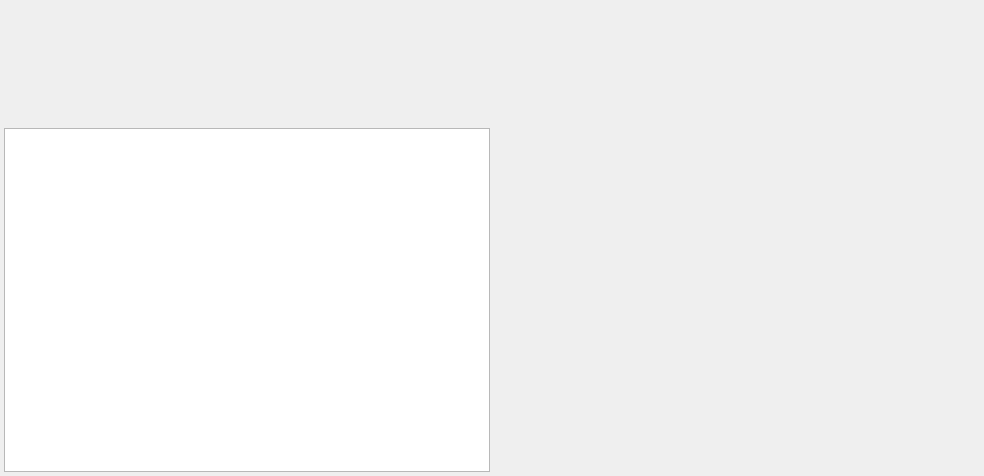
<?xml version="1.0" encoding="UTF-8"?>
<ui version="4.0">
 <class>Window</class>
 <widget class="QWidget" name="Window">
  <property name="geometry">
   <rect>
    <x>0</x>
    <y>0</y>
    <width>984</width>
    <height>476</height>
   </rect>
  </property>
  <property name="sizePolicy">
   <sizepolicy hsizetype="Expanding" vsizetype="Expanding">
    <horstretch>0</horstretch>
    <verstretch>0</verstretch>
   </sizepolicy>
  </property>
  <property name="windowTitle">
   <string>Security reinforcement</string>
  </property>
  <layout class="QVBoxLayout" name="verticalLayout">
   <property name="spacing">
    <number>4</number>
   </property>
   <property name="leftMargin">
    <number>4</number>
   </property>
   <property name="topMargin">
    <number>4</number>
   </property>
   <property name="rightMargin">
    <number>4</number>
   </property>
   <property name="bottomMargin">
    <number>4</number>
   </property>
   <item>
    <widget class="QWidget" name="m_banner" native="true">
     <property name="sizePolicy">
      <sizepolicy hsizetype="Preferred" vsizetype="Fixed">
       <horstretch>0</horstretch>
       <verstretch>0</verstretch>
      </sizepolicy>
     </property>
     <property name="minimumSize">
      <size>
       <width>0</width>
       <height>120</height>
      </size>
     </property>
     <property name="maximumSize">
      <size>
       <width>16777215</width>
       <height>120</height>
      </size>
     </property>
     <layout class="QHBoxLayout" name="horizontalLayout">
      <property name="leftMargin">
       <number>0</number>
      </property>
      <property name="topMargin">
       <number>0</number>
      </property>
      <property name="rightMargin">
       <number>0</number>
      </property>
      <property name="bottomMargin">
       <number>0</number>
      </property>
      <item>
       <widget class="KS::Navigation" name="m_navigation" native="true">
        <layout class="QHBoxLayout" name="horizontalLayout_2">
         <property name="spacing">
          <number>0</number>
         </property>
         <property name="leftMargin">
          <number>8</number>
         </property>
         <property name="topMargin">
          <number>16</number>
         </property>
         <property name="rightMargin">
          <number>20</number>
         </property>
         <property name="bottomMargin">
          <number>0</number>
         </property>
        </layout>
       </widget>
      </item>
      <item>
       <spacer name="horizontalSpacer">
        <property name="orientation">
         <enum>Qt::Horizontal</enum>
        </property>
        <property name="sizeHint" stdset="0">
         <size>
          <width>40</width>
          <height>20</height>
         </size>
        </property>
       </spacer>
      </item>
     </layout>
    </widget>
   </item>
   <item>
    <widget class="QWidget" name="m_contents" native="true">
     <property name="minimumSize">
      <size>
       <width>0</width>
       <height>0</height>
      </size>
     </property>
     <layout class="QHBoxLayout" name="horizontalLayout_3">
      <property name="spacing">
       <number>4</number>
      </property>
      <property name="leftMargin">
       <number>0</number>
      </property>
      <property name="topMargin">
       <number>0</number>
      </property>
      <property name="rightMargin">
       <number>0</number>
      </property>
      <property name="bottomMargin">
       <number>0</number>
      </property>
      <item>
       <widget class="KS::SideBar" name="m_sidebar"/>
      </item>
      <item>
       <widget class="QStackedWidget" name="m_stackedPages">
        <property name="currentIndex">
         <number>0</number>
        </property>
        <widget class="QWidget" name="page"/>
        <widget class="QWidget" name="page_2"/>
       </widget>
      </item>
     </layout>
    </widget>
   </item>
  </layout>
 </widget>
 <customwidgets>
  <customwidget>
   <class>KS::Navigation</class>
   <extends>QWidget</extends>
   <header>src/gui/navigation.h</header>
   <container>1</container>
  </customwidget>
  <customwidget>
   <class>KS::SideBar</class>
   <extends>QListWidget</extends>
   <header>src/gui/sidebar.h</header>
   <container>1</container>
  </customwidget>
 </customwidgets>
 <resources/>
 <connections/>
</ui>
